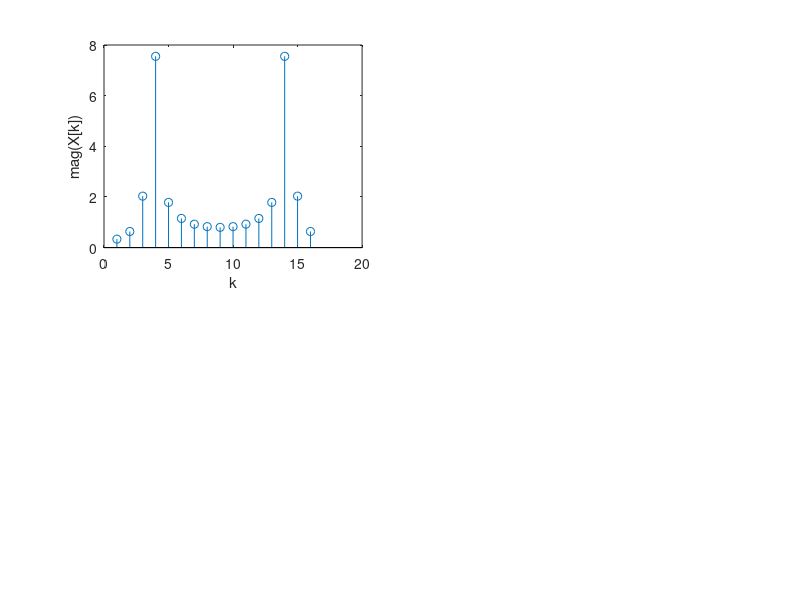

The MATLAB source for this figure: (Note: this script raises an error after producing the figure.)
f0 = 11; %Hz
fs = 64; %Hz
n_range = 0:15;
x_n = cos(2*pi*(f0/fs)*n_range);
m = [1,2,4,8];
L = 16;
figure();
for i=1:2
    N = L* m(i);
    Y = fft(x_n,N);
    subplot(2,2,i);
    stem(abs(Y));
    ylabel("mag(X[k])");
    xlabel("k");
    title("DFT v/s k, N="+num2str(N));
end

for i=3:4
    N = L* m(i);
    Y = fft(x_n,N);
    subplot(2,2,i);
    plot(abs(Y));
    ylabel("mag(X[k])");
    xlabel("k");
    title("DFT v/s k, N="+num2str(N));
end
